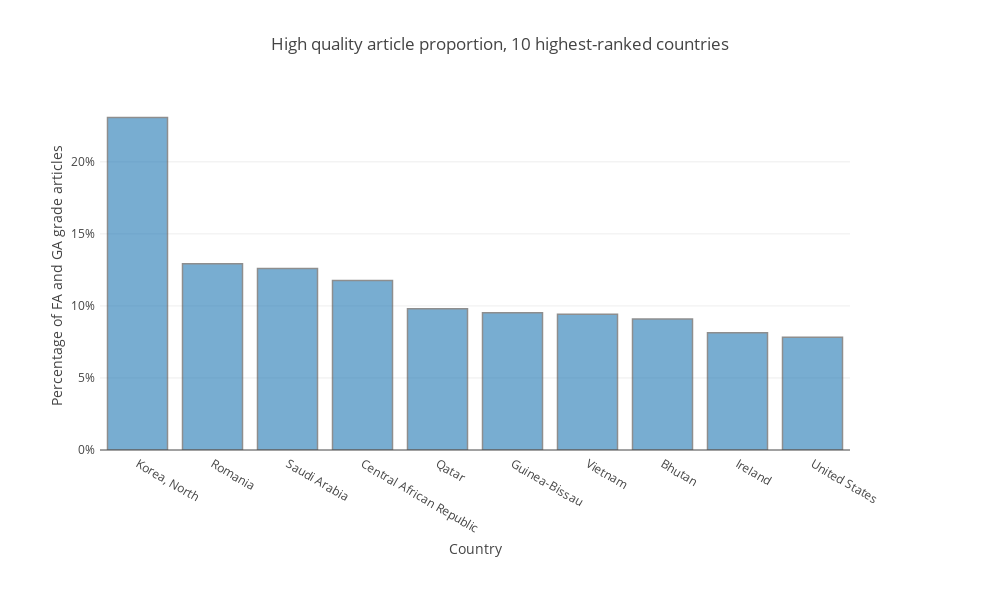

The code cell stored with this chart in its notebook:
### Markdown cell above
Use plotly to make visualization to present the above information.

### Code cell
trace1 = go.Bar(
    x=top_high_quality.country,
    y=top_high_quality.high_quality_proportion,
    marker=dict(
#         color='rgb(158,202,225)',
        line=dict(
#             color='rgb(8,48,107)',
            width=1.5,
        )
    ),
    opacity=0.6
)

data = [trace1]
layout = go.Layout(
    title='High quality article proportion, 10 highest-ranked countries',
    height= 600, width = 1000,
        margin=go.Margin(
        l=100,
        r=150,
        b=150,
        t=100,
        pad=4
    ),
    xaxis = dict(title = 'Country'),
    yaxis = dict(title = 'Percentage of FA and GA grade articles', tickformat=".0%"),
)

fig = go.Figure(data=data, layout=layout)
# Show image in jupyter notebook
plotly.offline.iplot(fig, filename='HighestArticleQaulity')

# Save the image
plotly.plotly.image.save_as(fig, filename='HighestArticleQaulity.png')

### Figure 1 — Plotly figure (JSON) as saved in the notebook; plotly's stock layout.template omitted (floating-point values rounded to 4 significant figures)
{"data": [{"marker": {"line": {"width": 1.5}}, "opacity": 0.6, "type": "bar", "x": ["Korea, North", "Romania", "Saudi Arabia", "Central African Republic", "Qatar", "Guinea-Bissau", "Vietnam", "Bhutan", "Ireland", "United States"], "y": [0.2308, 0.1293, 0.1261, 0.1176, 0.09804, 0.09524, 0.09424, 0.09091, 0.08136, 0.07832]}], "layout": {"height": 600, "margin": {"b": 150, "l": 100, "pad": 4, "r": 150, "t": 100}, "title": "High quality article proportion, 10 highest-ranked countries", "width": 1000, "xaxis": {"title": "Country"}, "yaxis": {"tickformat": ".0%", "title": "Percentage of FA and GA grade articles"}}}
